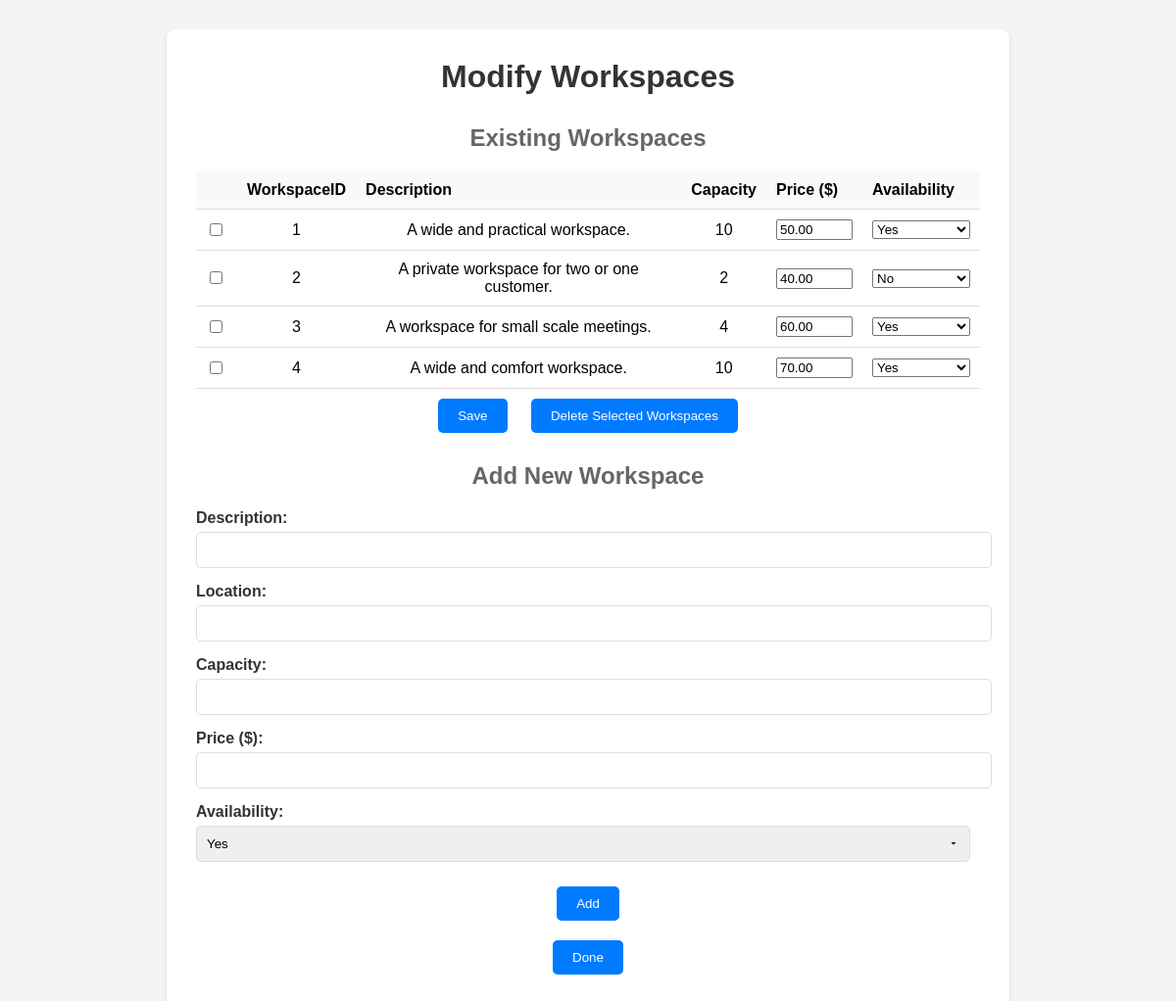
The page /m_workspaces.php (signed in) on the database its author committed.
### tables this page shows
CREATE TABLE WorkSpace (
    WorkspaceID INT PRIMARY KEY AUTO_INCREMENT,
    Description VARCHAR(255),
    Location VARCHAR(100),
    Capacity INT,
    Price DECIMAL(10, 2),
    WorkspaceAvailability ENUM('Yes', 'No'),
    ImageData LONGBLOB
);

### m_workspaces.php (the view, shortened to what this page needs)
<?php
$conn = new mysqli("localhost", "root", "", "workhausdb");
?>
<!DOCTYPE html>
<html lang="en">
<head>
</head>
<body>
    <div class="container">
        <h1>Modify Workspaces</h1>
        <h2>Existing Workspaces</h2>
        <form method="post">
            <table>
                <tr>
                    <th></th>
                    <th>WorkspaceID</th>
                    <th>Description</th>
                    <th>Capacity</th>
                    <th>Price ($)</th>
                    <th>Availability</th>
                </tr>
                <?php
                $result = $conn->query("SELECT * FROM WorkSpace");
                if ($result->num_rows > 0) {
                    while ($row = $result->fetch_assoc()) {
                        echo "<tr>
                                <td><input type='checkbox' name='selected_workspaces[]' value='" . $row["WorkspaceID"] . "'></td>
                                <td>" . $row["WorkspaceID"] . "</td>
                                <td>" . $row["Description"] . "</td>
                                <td>" . $row["Capacity"] . "</td>
                                <td><input type='number' name='price[]' value='" . $row["Price"] . "' min='0.01' step='0.01'></td>
                                <td>
                                    <select name='availability[]'>
                                        <option value='Yes'" . ($row["WorkspaceAvailability"] == 'Yes' ? " selected" : "") . ">Yes</option>
                                        <option value='No'" . ($row["WorkspaceAvailability"] == 'No' ? " selected" : "") . ">No</option>
                                    </select>
                                </td>
                                <input type='hidden' name='workspace_id[]' value='" . $row["WorkspaceID"] . "'>
                            </tr>";
                    }
                } else {
                    echo "<tr><td colspan='6'>No workspaces found.</td></tr>";
                }
                ?>
            </table>
            <button type="submit" name="save">Save</button>
            <button type="submit" name="delete_selected">Delete Selected Workspaces</button>
        </form>
        <h2>Add New Workspace</h2>
        <form method="post">
            <div class="input-group">
                <label for="description">Description:</label>
                <input type="text" id="description" name="description" required>
            </div>
            <div class="input-group">
                <label for="location">Location:</label>
                <input type="text" id="location" name="location" required>
            </div>
            <div class="input-group">
                <label for="capacity">Capacity:</label>
                <input type="number" id="capacity" name="capacity" required min="1">
            </div>
            <div class="input-group">
                <label for="price">Price ($):</label>
                <input type="number" id="price" name="price" required min="0.01" step="0.01">
            </div>
            <div class="input-group">
                <label for="availability">Availability:</label>
                <select name="availability" required>
                    <option value="Yes">Yes</option>
                </select>
            </div>
            <button type="submit">Add</button>
        </form>
        <form method="post" action="m_dashboard.php">
            <button type="submit">Done</button>
        </form>
    </div>
</body>
</html>

### m_workspaces.php (style rules this page uses)
body { font-family: Arial, sans-serif; background-color: #f4f4f4; margin: 0; padding: 0; display: flex; justify-content: center; align-items: center; min-height: 100vh; }
.container { background-color: #ffffff; padding: 30px; border-radius: 10px; box-shadow: 0 4px 6px rgba(0, 0, 0, 0.1); width: 800px; text-align: center; margin-top: 30px; }
h1 { margin-top: 0; margin-bottom: 30px; color: #333333; }
h2 { margin-bottom: 20px; color: #666666; }
table { width: 100%; border-collapse: collapse; }
th, td { padding: 10px; border-bottom: 1px solid #dddddd; }
th { background-color: #f9f9f9; text-align: left; font-weight: bold; }
input[type="checkbox"] { margin-right: 5px; }
input[type="number"] { width: 70px; }
select { width: 100px; }
button { padding: 10px 20px; margin: 10px; border: none; background-color: #007bff; color: #ffffff; border-radius: 5px; cursor: pointer; transition: background-color 0.3s ease; }
.input-group { margin-bottom: 15px; text-align: left; }
.input-group label { display: block; margin-bottom: 5px; font-weight: bold; color: #333333; }
.input-group input[type="text"], .input-group input[type="number"], .input-group select { width: calc(100% - 10px); padding: 10px; border: 1px solid #dddddd; border-radius: 5px; outline: none; }
.input-group select { appearance: none; -webkit-appearance: none; -moz-appearance: none; background-repeat: no-repeat; background-position: right 10px center; background-size: 12px; }

### rows shown on the page
workspace: WorkspaceID "1", Description "A wide and practical workspace.", Capacity "10", Price "50.00", WorkspaceAvailability "Yes"
workspace: WorkspaceID "2", Description "A private workspace for two or one customer.", Capacity "2", Price "40.00", WorkspaceAvailability "No"
workspace: WorkspaceID "3", Description "A workspace for small scale meetings.", Capacity "4", Price "60.00", WorkspaceAvailability "Yes"
workspace: WorkspaceID "4", Description "A wide and comfort workspace.", Capacity "10", Price "70.00", WorkspaceAvailability "Yes"
